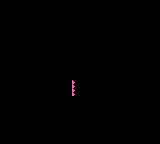

This game map was drawn from its Tiled (.tmx) file and the tilesets committed beside it. A one-line description and the full map source follow:
An orthogonal 20x18 tile map with 8x8 px tiles, 2 tile layers (ground, hidden) and 11 objects (2x death, spawn, end).

<map version="1.10" tiledversion="1.10.2" orientation="orthogonal" renderorder="right-down" width="20" height="18" tilewidth="8" tileheight="8" infinite="0" nextlayerid="6" nextobjectid="31">
 <editorsettings>
  <export target="level_2.lua" format="lua" />
 </editorsettings>
 <tileset firstgid="1" source="tiles.tsx" />
 <layer id="1" name="ground" width="20" height="18">
  <data encoding="csv">
1,1,1,1,1,1,1,1,1,1,1,1,1,1,1,1,1,1,1,1,
1,1,1,1,1,1,1,1,1,1,1,1,1,1,1,1,1,1,1,1,
1,1,1,1,1,1,1,1,1,1,1,1,1,1,1,1,1,1,1,1,
1,1,1,1,1,1,1,1,1,1,1,1,1,1,1,1,1,1,1,1,
1,1,1,1,1,1,1,1,1,1,1,1,1,1,1,1,1,1,1,1,
1,1,1,1,1,1,1,11,0,0,13,1,1,1,1,1,1,1,1,1,
1,1,1,1,1,1,1,12,0,0,0,1,1,1,1,1,1,1,1,1,
1,1,1,1,1,1,1,1,4,0,0,1,1,1,1,1,1,1,1,1,
1,1,1,1,1,1,1,1,1,0,0,1,1,1,1,1,1,1,1,1,
1,1,1,1,1,1,1,1,1,0,0,5,1,1,1,1,1,1,1,1,
1,1,1,1,1,1,1,1,1,0,0,0,13,1,1,1,1,1,1,1,
1,1,1,1,1,1,1,1,1,0,0,0,14,1,1,1,1,1,1,1,
1,1,1,1,1,1,1,1,1,15,15,3,1,1,1,1,1,1,1,1,
1,1,1,1,1,1,1,1,1,1,1,1,1,1,1,1,1,1,1,1,
1,1,1,1,1,1,1,1,1,1,1,1,1,1,1,1,1,1,1,1,
1,1,1,1,1,1,1,1,1,1,1,1,1,1,1,1,1,1,1,1,
1,1,1,1,1,1,1,1,1,1,1,1,1,1,1,1,1,1,1,1,
1,1,1,1,1,1,1,1,1,1,1,1,1,1,1,1,1,1,1,1
</data>
 </layer>
 <layer id="5" name="hidden" width="20" height="18">
  <data encoding="csv">
0,0,0,0,0,0,0,0,0,0,0,0,0,0,0,0,0,0,0,0,
0,0,0,0,0,0,0,0,0,0,0,0,0,0,0,0,0,0,0,0,
0,0,0,0,0,0,0,0,0,0,0,0,0,0,0,0,0,0,0,0,
0,0,0,0,0,0,0,0,0,0,0,0,0,0,0,0,0,0,0,0,
0,0,0,0,0,0,0,0,0,0,0,0,0,0,0,0,0,0,0,0,
0,0,0,0,0,0,0,0,0,0,0,0,0,0,0,0,0,0,0,0,
0,0,0,0,0,0,0,0,0,0,0,0,0,0,0,0,0,0,0,0,
0,0,0,0,0,0,0,0,0,0,0,0,0,0,0,0,0,0,0,0,
0,0,0,0,0,0,0,0,0,0,0,0,0,0,0,0,0,0,0,0,
0,0,0,0,0,0,0,0,0,0,0,0,0,0,0,0,0,0,0,0,
0,0,0,0,0,0,0,0,0,26,0,0,0,0,0,0,0,0,0,0,
0,0,0,0,0,0,0,0,0,26,0,0,0,0,0,0,0,0,0,0,
0,0,0,0,0,0,0,0,0,0,0,0,0,0,0,0,0,0,0,0,
0,0,0,0,0,0,0,0,0,0,0,0,0,0,0,0,0,0,0,0,
0,0,0,0,0,0,0,0,0,0,0,0,0,0,0,0,0,0,0,0,
0,0,0,0,0,0,0,0,0,0,0,0,0,0,0,0,0,0,0,0,
0,0,0,0,0,0,0,0,0,0,0,0,0,0,0,0,0,0,0,0,
0,0,0,0,0,0,0,0,0,0,0,0,0,0,0,0,0,0,0,0
</data>
 </layer>
 <objectgroup id="4" name="level">
  <object id="27" name="spawn" x="60.408" y="51.2395" width="1.63354" height="1.71076" />
  <object id="28" name="end" x="96.3433" y="84.835" width="4.24702" height="9.80714" />
 </objectgroup>
 <objectgroup color="#ff0000" id="2" name="solid" tintcolor="#ff0000">
  <object id="19" x="48.7516" y="56.1907" width="23.4473" height="42.6075">
   <properties>
    <property name="collidable" type="bool" value="true" />
   </properties>
  </object>
  <object id="29" x="71.8259" y="103.828" width="15.9669" height="4.32566">
   <properties>
    <property name="collidable" type="bool" value="true" />
   </properties>
  </object>
  <object id="20" x="34.5074" y="13.7488" width="23.4473" height="42.6075">
   <properties>
    <property name="collidable" type="bool" value="true" />
   </properties>
  </object>
  <object id="22" x="44.3911" y="-2.67558" width="45.6857" height="42.6075">
   <properties>
    <property name="collidable" type="bool" value="true" />
   </properties>
  </object>
  <object id="21" x="88.1718" y="32.0321" width="23.4473" height="47.6947">
   <properties>
    <property name="collidable" type="bool" value="true" />
   </properties>
  </object>
  <object id="23" x="102.095" y="78.2837" width="23.4473" height="29.6714">
   <properties>
    <property name="collidable" type="bool" value="true" />
   </properties>
  </object>
  <object id="24" x="87.8383" y="96.4523" width="22.5873" height="29.6714">
   <properties>
    <property name="collidable" type="bool" value="true" />
   </properties>
  </object>
 </objectgroup>
 <objectgroup color="#00ff00" id="3" name="death">
  <properties>
   <property name="collidable" type="bool" value="false" />
  </properties>
  <object id="18" name="death" x="72.4077" y="80.0811" width="6.12631" height="15.5539">
   <properties>
    <property name="collidable" type="bool" value="false" />
   </properties>
  </object>
  <object id="30" name="death" x="72.5182" y="99.2856" width="16.1162" height="3.85525">
   <properties>
    <property name="collidable" type="bool" value="false" />
   </properties>
  </object>
 </objectgroup>
</map>
